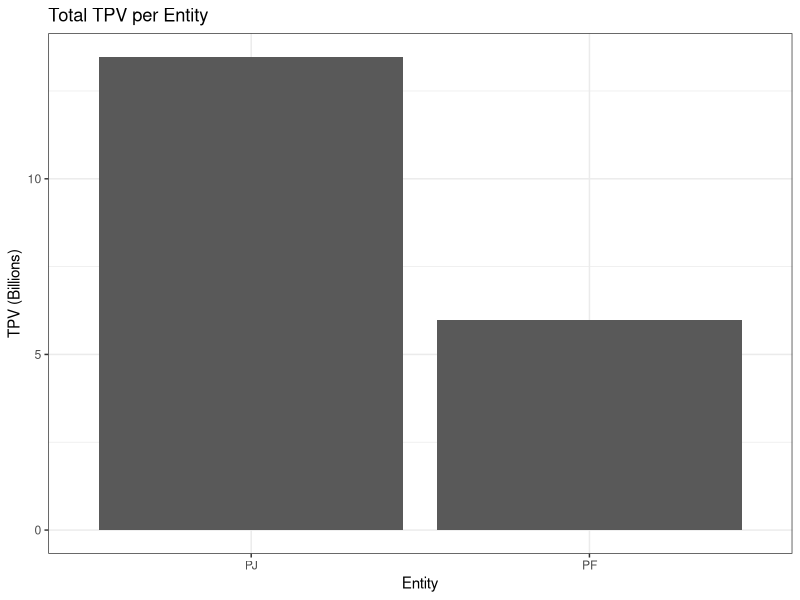
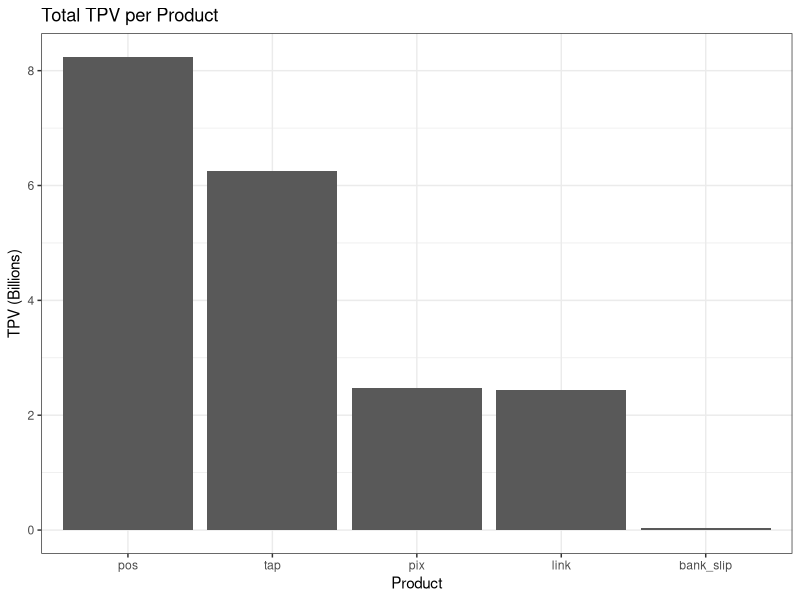
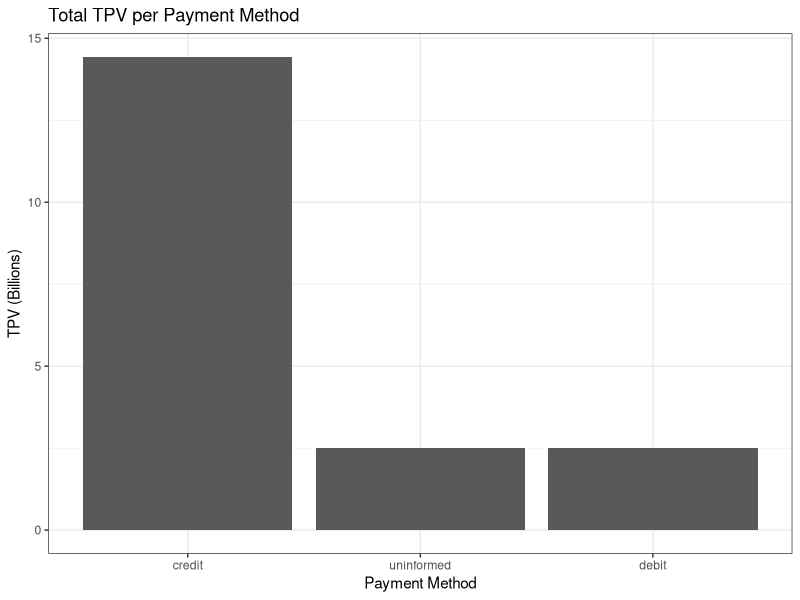
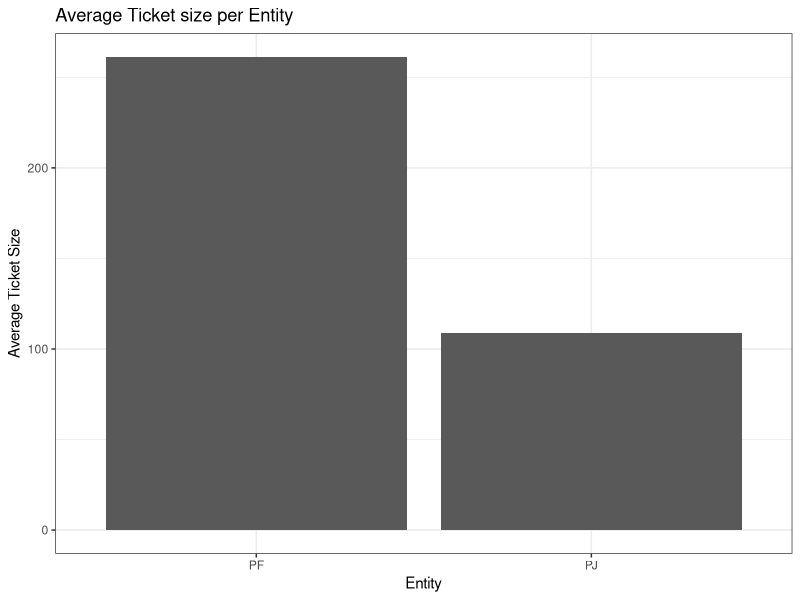
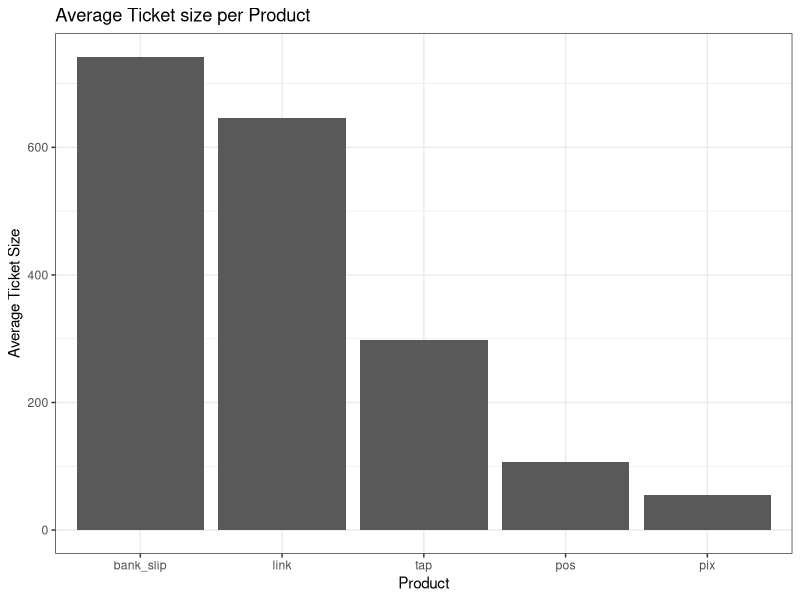
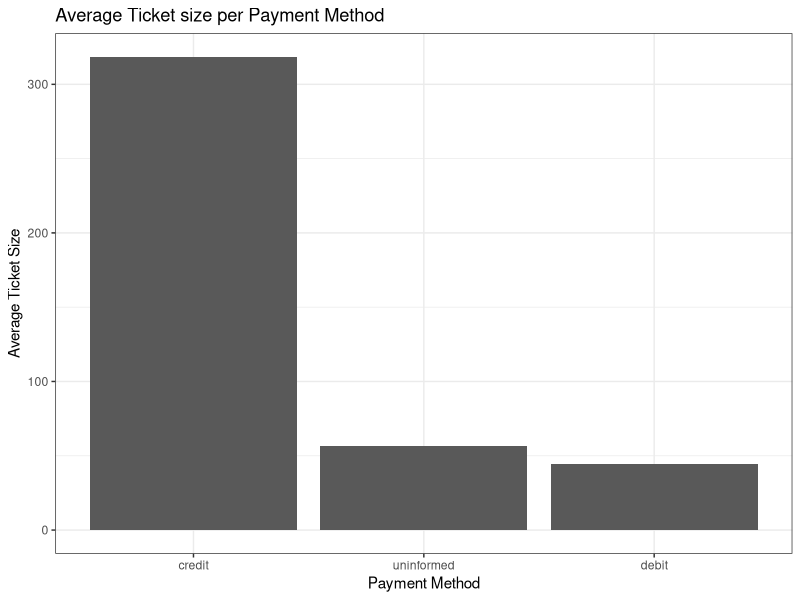
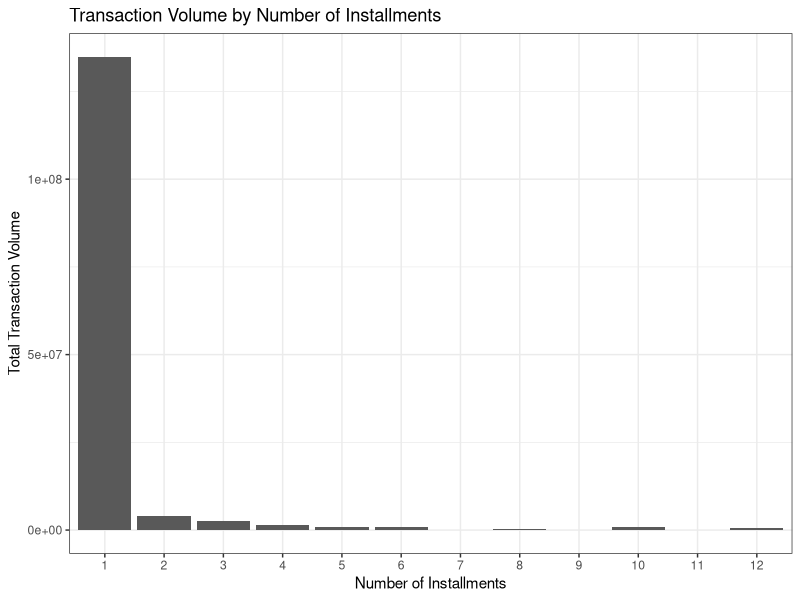
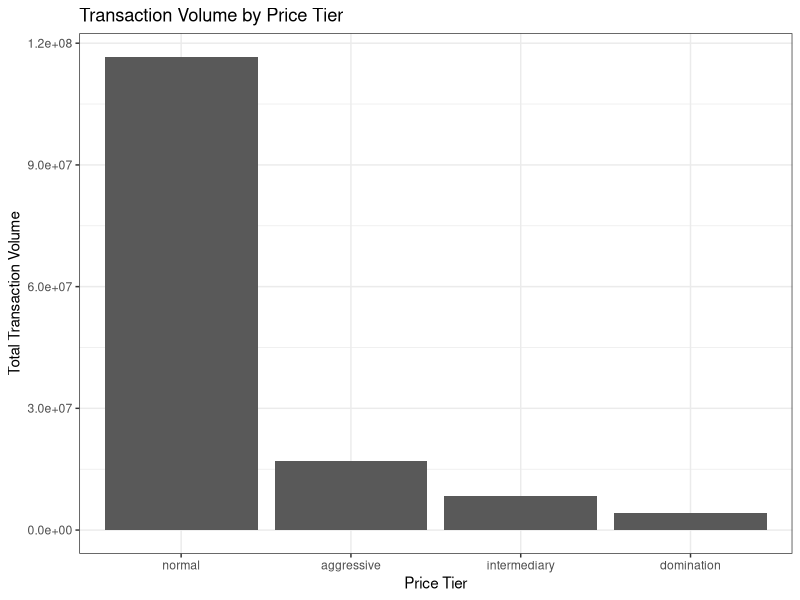

The R source for these figures, in order:
# Importing the data ----

payment_data <- read.csv("Operations_analyst_data.csv")

# First look at the data ----

head(payment_data)
summary(payment_data)
str(payment_data)

# Necessary adjustments:
# 'day' from chr to date
# 'entity' from chr to factor
# 'product' from chr to factor
# 'price_tier" from chr to factor
# 'anticipation_method' from chr to factor
# 'payment_method' from chr to factor
# 'installments' from chr to factor

# Making the necessary adjustments ----
library(tidyverse)
library(lubridate) # You'll need this library for week() function

payment_data <- payment_data %>%
    mutate(
        day = as_date(day),
        entity = as_factor(entity),
        product = as_factor(product),
        price_tier = as_factor(price_tier),
        anticipation_method = as_factor(anticipation_method),
        payment_method = as_factor(payment_method),
        installments = as_factor(installments)
    )

## Verifying the database ----
str(payment_data)
summary(payment_data)

# Making the first visualizations ----

## TPV per entity ----

payment_data %>%
    group_by(entity) %>%
    summarise(tpv = sum(amount_transacted) / 1000000000) %>%
    ggplot(aes(x = entity, y = tpv)) +
    geom_bar(stat = "identity") +
    labs(title = "Total TPV per Entity") +
    xlab("Entity") +
    ylab("TPV (Billions)") +
    theme_bw()

## TPV per product ----

payment_data %>%
    group_by(product) %>%
    summarise(tpv = sum(amount_transacted) / 1000000000) %>%
    ggplot(aes(x = reorder(product, -tpv), y = tpv)) +
    geom_bar(stat = "identity") +
    labs(title = "Total TPV per Product") +
    xlab("Product") +
    ylab("TPV (Billions)") +
    theme_bw()

## TPV per payment_method ----

payment_data %>%
    group_by(payment_method) %>%
    summarise(tpv = sum(amount_transacted) / 1000000000) %>%
    ggplot(aes(x = reorder(payment_method, -tpv), y = tpv)) +
    geom_bar(stat = "identity") +
    labs(title = "Total TPV per Payment Method") +
    xlab("Payment Method") +
    ylab("TPV (Billions)") +
    theme_bw()

## AVG_Ticket per entity ----

payment_data %>%
    group_by(entity) %>%
    summarise(avg_ticket = sum(amount_transacted) / sum(quantity_transactions)) %>%
    ggplot(aes(x = reorder(entity, -avg_ticket), y = avg_ticket)) +
    geom_bar(stat = "identity") +
    labs(title = "Average Ticket size per Entity") +
    xlab("Entity") +
    ylab("Average Ticket Size") +
    theme_bw()

## AVG_Ticket per product ----

payment_data %>%
    group_by(product) %>%
    summarise(avg_ticket = sum(amount_transacted) / sum(quantity_transactions)) %>%
    ggplot(aes(x = reorder(product, -avg_ticket), y = avg_ticket)) +
    geom_bar(stat = "identity") +
    labs(title = "Average Ticket size per Product") +
    xlab("Product") +
    ylab("Average Ticket Size") +
    theme_bw()

## AVG_Ticket per payment_method ----

payment_data %>%
    group_by(payment_method) %>%
    summarise(avg_ticket = sum(amount_transacted) / sum(quantity_transactions)) %>%
    ggplot(aes(x = reorder(payment_method, -avg_ticket), y = avg_ticket)) +
    geom_bar(stat = "identity") +
    labs(title = "Average Ticket size per Payment Method") +
    xlab("Payment Method") +
    ylab("Average Ticket Size") +
    theme_bw()

## Transaction Volume per installments ----

payment_data %>%
    group_by(installments) %>%
    summarise(total_transactions = sum(quantity_transactions)) %>%
    ggplot(aes(x = sort(installments), y = total_transactions)) +
    geom_bar(stat = "identity") +
    labs(title = "Transaction Volume by Number of Installments") +
    xlab("Number of Installments") +
    ylab("Total Transaction Volume") +
    theme_bw()

## Transaction Volume per price_tier ----

payment_data %>%
    group_by(price_tier) %>%
    summarise(total_transactions = sum(quantity_transactions)) %>%
    ggplot(aes(x = reorder(price_tier, -total_transactions), y = total_transactions)) +
    geom_bar(stat = "identity") +
    labs(title = "Transaction Volume by Price Tier") +
    xlab("Price Tier") +
    ylab("Total Transaction Volume") +
    theme_bw()

## TPV per month ----

payment_data %>%
    mutate(m = month(day, label = TRUE)) %>%
    group_by(m) %>%
    summarise(tpv = sum(amount_transacted) / 1000000) %>%
    ggplot(aes(x = m, y = tpv)) +
    geom_bar(stat = "identity") +
    labs(title = "Total Payment Volume (TPV) by Month") +
    xlab("Month") +
    ylab("TPV (Millions)") +
    theme_bw()

## TPV per weekday ----

payment_data %>%
    mutate(weekday = wday(day, label = TRUE)) %>%
    group_by(weekday) %>%
    summarise(tpv = sum(amount_transacted) / 1000000) %>%
    ggplot(aes(x = weekday, y = tpv)) +
    geom_bar(stat = "identity") +
    labs(title = "Total Payment Volume (TPV) by Day of the Week") +
    xlab("Day of the Week") +
    ylab("TPV (Millions)") +
    theme_bw()

## Anticipation Method per Entity ----

payment_data %>%
    ggplot(aes(x = entity, fill = anticipation_method)) +
    geom_bar(position = "fill") +
    labs(title = "Anticipation Method Usage by Entity") +
    xlab("Entity") +
    ylab("Proportion") +
    theme_bw() +
    scale_fill_brewer(palette = "Paired")


# New visualizations for evolution over time ----

## TPV evolution by month (Line Plot) ----

payment_data %>%
    mutate(month_year = floor_date(day, "month")) %>%
    group_by(month_year) %>%
    summarise(tpv = sum(amount_transacted) / 1000000) %>%
    ggplot(aes(x = month_year, y = tpv)) +
    geom_line(color = "steelblue", size = 1) +
    geom_point(color = "steelblue") +
    labs(title = "TPV Evolution by Month",
         subtitle = "Trends over time",
         x = "Date",
         y = "TPV (Millions)") +
    theme_bw() +
    scale_x_date(date_breaks = "1 month", date_labels = "%b %y")

## TPV evolution by week (Line Plot) ----

payment_data %>%
    mutate(week_date = floor_date(day, "week")) %>%
    group_by(week_date) %>%
    summarise(tpv = sum(amount_transacted) / 1000000) %>%
    ggplot(aes(x = week_date, y = tpv)) +
    geom_line(color = "darkred", size = 1) +
    geom_point(color = "darkred") +
    labs(title = "TPV Evolution by Week",
         subtitle = "Trends over time",
         x = "Date",
         y = "TPV (Millions)") +
    theme_bw() +
    scale_x_date(date_breaks = "1 month", date_labels = "%b %y")

## Average Ticket evolution by month (Line Plot) ----

payment_data %>%
    mutate(month_year = floor_date(day, "month")) %>%
    group_by(month_year) %>%
    summarise(avg_ticket = sum(amount_transacted) / sum(quantity_transactions)) %>%
    ggplot(aes(x = month_year, y = avg_ticket)) +
    geom_line(color = "seagreen", size = 1) +
    geom_point(color = "seagreen") +
    labs(title = "Average Ticket Evolution by Month",
         subtitle = "Trends over time",
         x = "Date",
         y = "Average Ticket Size") +
    theme_bw() +
    scale_x_date(date_breaks = "1 month", date_labels = "%b %y")

## Average Ticket evolution by week (Line Plot) ----

payment_data %>%
    mutate(week_date = floor_date(day, "week")) %>%
    group_by(week_date) %>%
    summarise(avg_ticket = sum(amount_transacted) / sum(quantity_transactions)) %>%
    ggplot(aes(x = week_date, y = avg_ticket)) +
    geom_line(color = "purple", size = 1) +
    geom_point(color = "purple") +
    labs(title = "Average Ticket Evolution by Week",
         subtitle = "Trends over time",
         x = "Date",
         y = "Average Ticket Size") +
    theme_bw() +
    scale_x_date(date_breaks = "1 month", date_labels = "%b %y")


## Transaction Volume evolution by month (Line Plot) ----

payment_data %>%
    mutate(month_year = floor_date(day, "month")) %>%
    group_by(month_year) %>%
    summarise(total_transactions = sum(quantity_transactions)) %>%
    ggplot(aes(x = month_year, y = total_transactions)) +
    geom_line(color = "darkorange", size = 1) +
    geom_point(color = "darkorange") +
    labs(title = "Transaction Volume Evolution by Month",
         subtitle = "Trends over time",
         x = "Date",
         y = "Total Transaction Volume") +
    theme_bw() +
    scale_x_date(date_breaks = "1 month", date_labels = "%b %y")

## Transaction Volume evolution by week (Line Plot) ----

payment_data %>%
    mutate(week_date = floor_date(day, "week")) %>%
    group_by(week_date) %>%
    summarise(total_transactions = sum(quantity_transactions)) %>%
    ggplot(aes(x = week_date, y = total_transactions)) +
    geom_line(color = "saddlebrown", size = 1) +
    geom_point(color = "saddlebrown") +
    labs(title = "Transaction Volume Evolution by Week",
         subtitle = "Trends over time",
         x = "Date",
         y = "Total Transaction Volume") +
    theme_bw() +
    scale_x_date(date_breaks = "1 month", date_labels = "%b %y")

